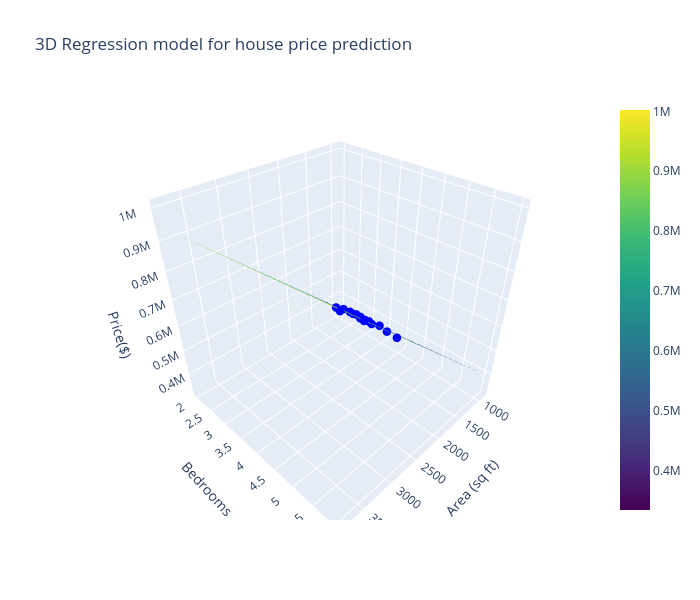

The notebook cell saved with this chart:
### Markdown cell above
#Lets plot the 3D to visualize the House Pricing Data

### Code cell
import plotly.graph_objects as go 

#Extract Area & Bedrooms
area = x_train.iloc[:,0]
bedrooms = x_train.iloc[:,1]
prices = y_train 

#In order to plot 3D graph we need area & bedroom Min & Max Values as well as Mesh grid
area_range = np.linspace(area.min(), area.max(),30)
bedroom_range = np.linspace(bedrooms.min(), bedrooms.max(), 30)
A, B = np.meshgrid(area_range, bedroom_range)

#Define grid points and prediction plane
grid_points = np.column_stack((A.ravel(), B.ravel()))
predicted_plane = lin_reg.predict(grid_points).reshape(A.shape)

#Define Ploty Figure
fig = go.Figure()

#Scatter Points
fig.add_trace(go.Scatter3d( x=area, y=bedrooms, z=prices,
    mode='markers',marker=dict(size=5, color='blue'),
    name='Training Data'))

#Define Regression plane
fig.add_trace(go.Surface(x=A, y=B, z=predicted_plane,
              colorscale='Viridis', opacity=0.6, name ='Regression Plane'))

#Define the plot layout
fig.update_layout(
    title="3D Regression model for house price prediction",
    scene=dict(
        xaxis_title="Area (sq ft)",
        yaxis_title="Bedrooms",
        zaxis_title="Price($)"
    ),
    width=700,
    height=600
)

fig.show()

### Figure 1 — Plotly figure (JSON) as saved in the notebook; plotly's stock layout.template omitted (floating-point values rounded to 4 significant figures; data arrays with more than 128 entries replaced by an {"elided": "..."} marker saying what was removed)
{"data": [{"marker": {"color": "blue", "size": 5}, "mode": "markers", "name": "Training Data", "type": "scatter3d", "x": [1700, 1250, 2100, 1000, 3500, 3000, 2400, 900, 1850, 3800, 1150, 2250, 1550, 1950, 2600, 1400], "y": [4, 3, 4, 2, 6, 6, 5, 2, 4, 6, 3, 5, 3, 4, 5, 3], "z": [530000, 430000, 620000, 350000, 940000, 830000, 700000, 325000, 565000, 1000000, 400000, 660000, 490000, 590000, 740000, 460000]}, {"colorscale": [[0, "#440154"], [0.1111, "#482878"], [0.2222, "#3e4989"], [0.3333, "#31688e"], [0.4444, "#26828e"], [0.5556, "#1f9e89"], [0.6667, "#35b779"], [0.7778, "#6ece58"], [0.8889, "#b5de2b"], [1, "#fde725"]], "name": "Regression Plane", "opacity": 0.6, "type": "surface", "x": {"elided": "30x30 float values"}, "y": {"elided": "30x30 float values"}, "z": {"elided": "30x30 float values"}}], "layout": {"height": 600, "scene": {"xaxis": {"title": {"text": "Area (sq ft)"}}, "yaxis": {"title": {"text": "Bedrooms"}}, "zaxis": {"title": {"text": "Price($)"}}}, "title": {"text": "3D Regression model for house price prediction"}, "width": 700}}
